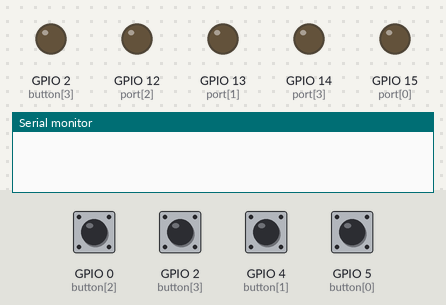
A sketch run on a simulated ESP8266 (NodeMCU). Parts: output pins drawn as LEDs (lit = HIGH), the last lines printed to the serial monitor. The inputs (shaded band) are chosen by the test bench; at power-on: GPIO 0 (button[2]), GPIO 2 (button[3]), GPIO 4 (button[1]), GPIO 5 (button[0]) LOW. WiFi joins after 1.5 s; servers stay silent unless stated; random numbers use the default seed unless the sketch sets one; no MQTT or app messages arrive unless stated.

Above: at 0.0 s.
At 1.78 s:
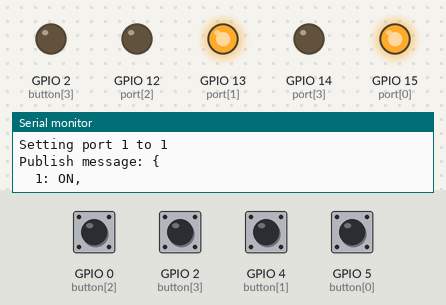
Timing chart, 0 to 3.5 s (numbered marks = the images above):
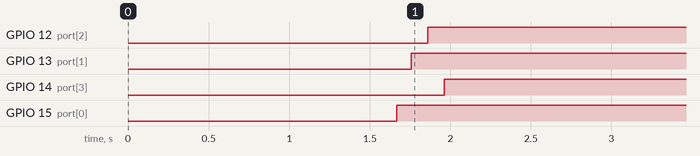

Measured:
- by itself, GPIO 12 (port[2]): LOW → HIGH at 1.9 s
- by itself, GPIO 13 (port[1]): LOW → HIGH at 1.8 s
- by itself, GPIO 14 (port[3]): LOW → HIGH at 2.0 s
- by itself, GPIO 15 (port[0]): LOW → HIGH at 1.7 s

The sketch:

ExtensionCord.ino
```cpp
#include <ESP8266WiFi.h>
#include <PubSubClient.h>

int button [4] = {5, 4, 0, 2}; //D1, D2, D3, D4  //5, 4, 0, 2
int button_status [4] = {LOW, LOW, LOW, LOW};

//int led [4] = {16, 3, 1, 10}; //D0, RX, TX, SD3

int port [4] = {15, 13, 12, 14}; //D5, D6, D7, D8 //14, 12, 13, 15
int port_status [4] = {LOW, LOW, LOW, LOW};

const char* ssid = "WiFi - SSID";
const char* password = "WiFi - Password";

const char* mqtt_server = "MQTT server";
const String mqtt_user = "MQTT username";
const String mqtt_password = "MQTT password";

WiFiClient espClient;
PubSubClient client(espClient);
unsigned long lastMsg = 0;
#define MSG_BUFFER_SIZE  (256)
char msg[MSG_BUFFER_SIZE];
int value = 0;

void setup_wifi() {
  delay(10);
  // We start by connecting to a WiFi network
  Serial.println();
  Serial.print("Connecting to ");
  Serial.
  println(ssid);

  WiFi.mode(WIFI_STA);
  WiFi.begin(ssid, password);

  while (WiFi.status() != WL_CONNECTED) {
    delay(100);
    Serial.print(".");
    yield();
  }

  randomSeed(micros());

  Serial.println("");
  Serial.println("WiFi connected");
  Serial.println("IP address: ");
  Serial.println(WiFi.localIP());
}

void publishStatus() {
  snprintf (msg, MSG_BUFFER_SIZE, "{\n  1: %s,\n  2: %s,\n  3: %s,\n  4: %s\n}", port_status[0] == LOW ? "OFF" : "ON", port_status[1] == LOW ? "OFF" : "ON", port_status[2] == LOW ? "OFF" : "ON", port_status[3] == LOW ? "OFF" : "ON");
  Serial.print("Publish message: ");
  Serial.println(msg);
  client.publish("/cord/status", msg);
}

void setPort(int _port, int _status) {
  Serial.print("Setting port "); Serial.print(_port); Serial.print(" to "); Serial.println(_status);
  if ((_status == LOW || _status == HIGH) && _port >= 0 && _port < 4) {
    port_status[_port] = _status;
    digitalWrite(port[_port], port_status[_port]);
    //digitalWrite(led[_port], port_status[_port]);
  }
  publishStatus();
}

int determineOnOrOff(byte* payload, unsigned int length) {
  if (length == 4) {
    String tmp = "";
    tmp += (char)payload[2];
    tmp += (char)payload[3];
    if (tmp == "ON") {
      return 1;
    }
  }
  if (length == 5) {
    String tmp = "";
    tmp += (char)payload[2];
    tmp += (char)payload[3];
    tmp += (char)payload[4];
    if (tmp == "OFF") {
      return 0;
    }
  }
  if (length == 6) {
    String tmp = "";
    tmp += (char)payload[0];
    tmp += (char)payload[1];
    tmp += (char)payload[2];
    tmp += (char)payload[3];
    tmp += (char)payload[4];
    tmp += (char)payload[5];
    if (tmp == "STATUS") {
      return 2;
    }
  }
  return -1;
}

void callback(char* topic, byte* payload, unsigned int length) {
  Serial.print("Message arrived [");
  Serial.print(topic);
  Serial.print("] ");
  for (int i = 0; i < length; i++) {
    Serial.print((char)payload[i]);
  }
  Serial.println();

  int onOffStatus = determineOnOrOff(payload, length);
  if (onOffStatus == 0 || onOffStatus == 1) {
    setPort(payload[0]-'0', (onOffStatus == 1) ? HIGH : LOW);
  } else
  if (onOffStatus == 2) {
    publishStatus();
  }
}

void reconnect() {
  // Loop until we're reconnected
  while (!client.connected()) {
    Serial.print("Attempting MQTT connection...");
    // Create a random client ID
    String clientId = "ESP8266Client-";
    clientId += String(random(0xffff), HEX);
    // Attempt to connect
    if (client.connect(clientId.c_str(), mqtt_user.c_str(), mqtt_password.c_str())) {
      Serial.println("connected");
      // Once connected, publish an announcement...
      // client.publish("/cord/status", "hello world");
      // ... and resubscribe
      client.subscribe("/cord/update");
    } else {
      Serial.print("failed, rc=");
      Serial.print(client.state());
      Serial.println(" try again in 5 seconds");
      // Wait 5 seconds before retrying
      delay(5000);
    }
  }
}

void updateButtons() {
  for (int i = 0; i < 4; i++) {
    button_status[i] = digitalRead(button[i]);
    yield();
  }
}

boolean isButtonPressed() {
  for (int i = 0; i < 4; i++) {
    if (button_status[i] == LOW) {
      return true;
    }
  }
  return false;
}

void handleButtonPressed() {
  for (int i = 0; i < 4; i++) {
    if (button_status[i] == LOW) {
      Serial.print("Button pressed: ");
      Serial.println(i);
      setPort(i, port_status[i] == LOW ? HIGH : LOW);
    }
  }
}

void setup() {
  pinMode(BUILTIN_LED, OUTPUT);     // Initialize the BUILTIN_LED pin as an output
  Serial.begin(9600);
  setup_wifi();
  client.setServer(mqtt_server, 1883);
  client.setCallback(callback);

  yield();
  delay(100);
  yield();

  for (int i = 0; i < 4; i++) {
    pinMode(button[i], INPUT);
    pinMode(port[i], OUTPUT);
    //pinMode(led[i], OUTPUT);
    yield();
  }
}

void loop() {
  if (!client.connected()) {
    reconnect();
  }
  client.loop();

  updateButtons();

  yield();

  if (isButtonPressed()) {
    handleButtonPressed();
    do {
      updateButtons();
      yield();
    } while (isButtonPressed());
  }
}
```
